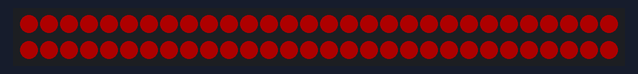
This sketch was run on a simulated Arduino Uno, built with avr-gcc and run on an emulated ATmega328P. On the bench: 60 RGB LEDs in strip order, left to right, continuing on the next row. Dim RGB values are drawn brighter than linear; random numbers use the default seed unless the sketch sets one.

Above: at 2.56 s.
At 9.82 s:
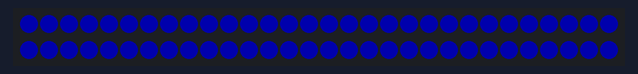
At 14.18 s:
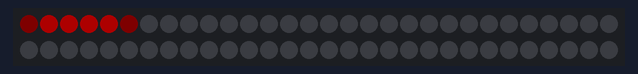
At 16.16 s:
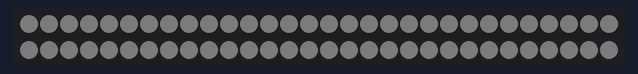
At 31.1 s:
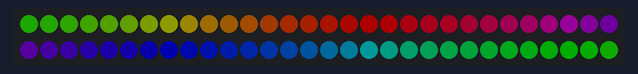
At 39.79 s:
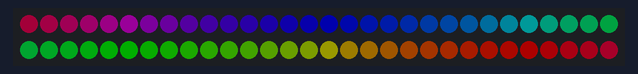

The sketch:

LedColorEffects.ino
```cpp
#define PIN 12
#define NUM_LEDS 60

#include <Adafruit_NeoPixel.h>
// #include "FastLED.h"

#ifdef ADAFRUIT_NEOPIXEL_H

  Adafruit_NeoPixel strip = Adafruit_NeoPixel(NUM_LEDS, PIN, NEO_GRB + NEO_KHZ800);

#endif

#ifndef ADAFRUIT_NEOPIXEL_H
    // FastLED
   CRGB leds[NUM_LEDS];
#endif

void setup() {

  #ifdef ADAFRUIT_NEOPIXEL_H
    strip.setBrightness(50);
    strip.begin();
    strip.show(); // Initialize all pixels to 'off'
  #endif

  #ifndef ADAFRUIT_NEOPIXEL_H
    FastLED.addLeds<WS2812, PIN, GRB>(leds, NUM_LEDS).setCorrection( TypicalLEDStrip );
  #endif

}

void loop()
{

  FadeInOut(0xff, 0x00, 0x00); // red
  FadeInOut(0xff, 0xff, 0xff); // white
  FadeInOut(0x00, 0x00, 0xff); // blue

  // Slower:
   Strobe(0xff, 0x77, 0x00, 10, 100, 1000);
  // Fast:
  //Strobe(0xff, 0xff, 0xff, 10, 50, 1000);

  CylonBounce(0xff, 0, 0, 4, 10, 50);

  Sparkle(0xff, 0xff, 0xff, 0);

  SnowSparkle(0x10, 0x10, 0x10, 20, random(100,1000));

  RunningLights(0xff,0xff,0x00, 50);

  colorWipe(0x00,0xff,0x00, 50);
  colorWipe(0x00,0x00,0x00, 50);

  rainbowCycle(20);

  meteorRain(0xff,0xff,0xff,10, 64, true, 30);

}

void showStrip() {
 #ifdef ADAFRUIT_NEOPIXEL_H
   // NeoPixel
   strip.show();
 #endif
 #ifndef ADAFRUIT_NEOPIXEL_H
   // FastLED
   FastLED.show();
 #endif
}

void setPixel(int Pixel, byte red, byte green, byte blue) {
 #ifdef ADAFRUIT_NEOPIXEL_H
   // NeoPixel
   strip.setPixelColor(Pixel, strip.Color(red, green, blue));
 #endif
 #ifndef ADAFRUIT_NEOPIXEL_H
   // FastLED
   leds[Pixel].r = red;
   leds[Pixel].g = green;
   leds[Pixel].b = blue;
 #endif
}

void setAll(byte red, byte green, byte blue) {
  for(int i = 0; i < NUM_LEDS; i++ ) {
    setPixel(i, red, green, blue);
  }
  showStrip();
}


void NewKITT(byte red, byte green, byte blue, int EyeSize, int SpeedDelay, int ReturnDelay){
  RightToLeft(red, green, blue, EyeSize, SpeedDelay, ReturnDelay);
  LeftToRight(red, green, blue, EyeSize, SpeedDelay, ReturnDelay);
  OutsideToCenter(red, green, blue, EyeSize, SpeedDelay, ReturnDelay);
  CenterToOutside(red, green, blue, EyeSize, SpeedDelay, ReturnDelay);
  LeftToRight(red, green, blue, EyeSize, SpeedDelay, ReturnDelay);
  RightToLeft(red, green, blue, EyeSize, SpeedDelay, ReturnDelay);
  OutsideToCenter(red, green, blue, EyeSize, SpeedDelay, ReturnDelay);
  CenterToOutside(red, green, blue, EyeSize, SpeedDelay, ReturnDelay);
}

void CenterToOutside(byte red, byte green, byte blue, int EyeSize, int SpeedDelay, int ReturnDelay) {
  for(int i =((NUM_LEDS-EyeSize)/2); i>=0; i--) {
    setAll(0,0,0);

    setPixel(i, red/10, green/10, blue/10);
    for(int j = 1; j <= EyeSize; j++) {
      setPixel(i+j, red, green, blue);
    }
    setPixel(i+EyeSize+1, red/10, green/10, blue/10);

    setPixel(NUM_LEDS-i, red/10, green/10, blue/10);
    for(int j = 1; j <= EyeSize; j++) {
      setPixel(NUM_LEDS-i-j, red, green, blue);
    }
    setPixel(NUM_LEDS-i-EyeSize-1, red/10, green/10, blue/10);

    showStrip();
    delay(SpeedDelay);
  }
  delay(ReturnDelay);
}

void OutsideToCenter(byte red, byte green, byte blue, int EyeSize, int SpeedDelay, int ReturnDelay) {
  for(int i = 0; i<=((NUM_LEDS-EyeSize)/2); i++) {
    setAll(0,0,0);

    setPixel(i, red/10, green/10, blue/10);
    for(int j = 1; j <= EyeSize; j++) {
      setPixel(i+j, red, green, blue);
    }
    setPixel(i+EyeSize+1, red/10, green/10, blue/10);

    setPixel(NUM_LEDS-i, red/10, green/10, blue/10);
    for(int j = 1; j <= EyeSize; j++) {
      setPixel(NUM_LEDS-i-j, red, green, blue);
    }
    setPixel(NUM_LEDS-i-EyeSize-1, red/10, green/10, blue/10);

    showStrip();
    delay(SpeedDelay);
  }
  delay(ReturnDelay);
}

void LeftToRight(byte red, byte green, byte blue, int EyeSize, int SpeedDelay, int ReturnDelay) {
  for(int i = 0; i < NUM_LEDS-EyeSize-2; i++) {
    setAll(0,0,0);
    setPixel(i, red/10, green/10, blue/10);
    for(int j = 1; j <= EyeSize; j++) {
      setPixel(i+j, red, green, blue);
    }
    setPixel(i+EyeSize+1, red/10, green/10, blue/10);
    showStrip();
    delay(SpeedDelay);
  }
  delay(ReturnDelay);
}

void RightToLeft(byte red, byte green, byte blue, int EyeSize, int SpeedDelay, int ReturnDelay) {
  for(int i = NUM_LEDS-EyeSize-2; i > 0; i--) {
    setAll(0,0,0);
    setPixel(i, red/10, green/10, blue/10);
    for(int j = 1; j <= EyeSize; j++) {
      setPixel(i+j, red, green, blue);
    }
    setPixel(i+EyeSize+1, red/10, green/10, blue/10);
    showStrip();
    delay(SpeedDelay);
  }
  delay(ReturnDelay);
}

void Sparkle(byte red, byte green, byte blue, int SpeedDelay) {
  int Pixel = random(NUM_LEDS);
  setPixel(Pixel,red,green,blue);
  showStrip();
  delay(SpeedDelay);
  setPixel(Pixel,0,0,0);
}

void FadeInOut(byte red, byte green, byte blue){
  float r, g, b;

  for(int k = 0; k < 256; k=k+1) {
    r = (k/256.0)*red;
    g = (k/256.0)*green;
    b = (k/256.0)*blue;
    setAll(r,g,b);
    showStrip();
    delay(3);
  }

  for(int k = 255; k >= 0; k=k-2) {
    r = (k/256.0)*red;
    g = (k/256.0)*green;
    b = (k/256.0)*blue;
    setAll(r,g,b);
    showStrip();
    delay(3);
  }
}


void Strobe(byte red, byte green, byte blue, int StrobeCount, int FlashDelay, int EndPause){
  for(int j = 0; j < StrobeCount; j++) {
    setAll(red,green,blue);
    showStrip();
    delay(FlashDelay);
    setAll(0,0,0);
    showStrip();
    delay(FlashDelay);
  }

 delay(EndPause);
}

void CylonBounce(byte red, byte green, byte blue, int EyeSize, int SpeedDelay, int ReturnDelay){

  for(int i = 0; i < NUM_LEDS-EyeSize-2; i++) {
    setAll(0,0,0);
    setPixel(i, red/10, green/10, blue/10);
    for(int j = 1; j <= EyeSize; j++) {
      setPixel(i+j, red, green, blue);
    }
    setPixel(i+EyeSize+1, red/10, green/10, blue/10);
    showStrip();
    delay(SpeedDelay);
  }

  delay(ReturnDelay);

  for(int i = NUM_LEDS-EyeSize-2; i > 0; i--) {
    setAll(0,0,0);
    setPixel(i, red/10, green/10, blue/10);
    for(int j = 1; j <= EyeSize; j++) {
      setPixel(i+j, red, green, blue);
    }
    setPixel(i+EyeSize+1, red/10, green/10, blue/10);
    showStrip();
    delay(SpeedDelay);
  }

  delay(ReturnDelay);
}

void SnowSparkle(byte red, byte green, byte blue, int SparkleDelay, int SpeedDelay) {
  setAll(red,green,blue);

  int Pixel = random(NUM_LEDS);
  setPixel(Pixel,0xff,0xff,0xff);
  showStrip();
  delay(SparkleDelay);
  setPixel(Pixel,red,green,blue);
  showStrip();
  delay(SpeedDelay);
}

void RunningLights(byte red, byte green, byte blue, int WaveDelay) {
  int Position=0;

  for(int i=0; i<NUM_LEDS*2; i++)
  {
      Position++; // = 0; //Position + Rate;
      for(int i=0; i<NUM_LEDS; i++) {
        // sine wave, 3 offset waves make a rainbow!
        //float level = sin(i+Position) * 127 + 128;
        //setPixel(i,level,0,0);
        //float level = sin(i+Position) * 127 + 128;
        setPixel(i,((sin(i+Position) * 127 + 128)/255)*red,
                   ((sin(i+Position) * 127 + 128)/255)*green,
                   ((sin(i+Position) * 127 + 128)/255)*blue);
      }

      showStrip();
      delay(WaveDelay);
  }
}

void colorWipe(byte red, byte green, byte blue, int SpeedDelay) {
  for(uint16_t i=0; i<NUM_LEDS; i++) {
      setPixel(i, red, green, blue);
      showStrip();
      delay(SpeedDelay);
  }
}

void meteorRain(byte red, byte green, byte blue, byte meteorSize, byte meteorTrailDecay, boolean meteorRandomDecay, int SpeedDelay) {
  setAll(0,0,0);

  for(int i = 0; i < NUM_LEDS+NUM_LEDS; i++) {


    // fade brightness all LEDs one step
    for(int j=0; j<NUM_LEDS; j++) {
      if( (!meteorRandomDecay) || (random(10)>5) ) {
        fadeToBlack(j, meteorTrailDecay );
      }
    }

    // draw meteor
    for(int j = 0; j < meteorSize; j++) {
      if( ( i-j <NUM_LEDS) && (i-j>=0) ) {
        setPixel(i-j, red, green, blue);
      }
    }

    showStrip();
    delay(SpeedDelay);
  }
}

void fadeToBlack(int ledNo, byte fadeValue) {
 #ifdef ADAFRUIT_NEOPIXEL_H
    // NeoPixel
    uint32_t oldColor;
    uint8_t r, g, b;
    int value;

    oldColor = strip.getPixelColor(ledNo);
    r = (oldColor & 0x00ff0000UL) >> 16;
    g = (oldColor & 0x0000ff00UL) >> 8;
    b = (oldColor & 0x000000ffUL);

    r=(r<=10)? 0 : (int) r-(r*fadeValue/256);
    g=(g<=10)? 0 : (int) g-(g*fadeValue/256);
    b=(b<=10)? 0 : (int) b-(b*fadeValue/256);

    strip.setPixelColor(ledNo, r,g,b);
 #endif
 #ifndef ADAFRUIT_NEOPIXEL_H
   // FastLED
   leds[ledNo].fadeToBlackBy( fadeValue );
 #endif
}

void rainbowCycle(int SpeedDelay) {
  byte *c;
  uint16_t i, j;

  for(j=0; j<256*5; j++) { // 5 cycles of all colors on wheel
    for(i=0; i< NUM_LEDS; i++) {
      c=Wheel(((i * 256 / NUM_LEDS) + j) & 255);
      setPixel(i, *c, *(c+1), *(c+2));
    }
    showStrip();
    delay(SpeedDelay);
  }
}

byte * Wheel(byte WheelPos) {
  static byte c[3];

  if(WheelPos < 85) {
   c[0]=WheelPos * 3;
   c[1]=255 - WheelPos * 3;
   c[2]=0;
  } else if(WheelPos < 170) {
   WheelPos -= 85;
   c[0]=255 - WheelPos * 3;
   c[1]=0;
   c[2]=WheelPos * 3;
  } else {
   WheelPos -= 170;
   c[0]=0;
   c[1]=WheelPos * 3;
   c[2]=255 - WheelPos * 3;
  }

  return c;
}
```

Measured:
- what the display in image 3 shows lasts 0.5 s, from 15.9 s to 16.4 s
